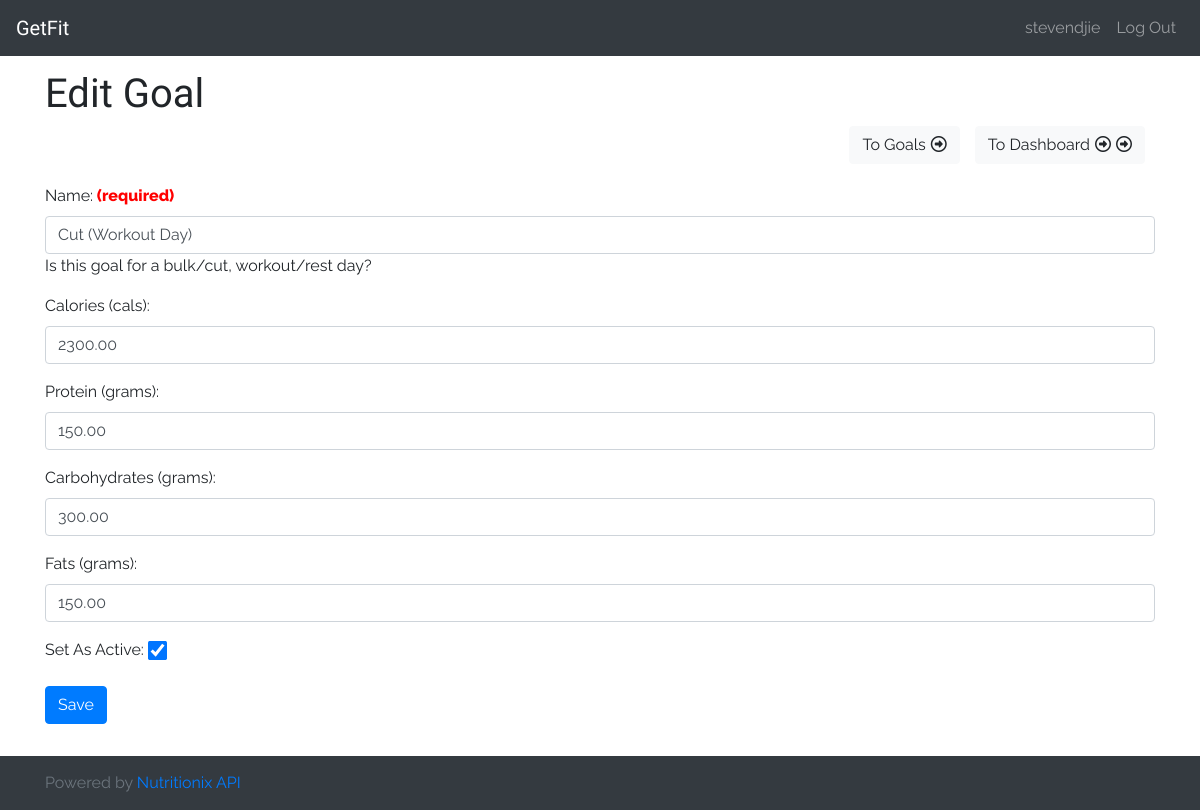
Screenshot of /counter/edit_goal/40/ (signed in) with the database file from the repository.
### counter/models.py (models this page shows, shortened)
class Goal(models.Model):
   protein = models.DecimalField(max_digits=15, decimal_places=2)
   carbohydrates = models.DecimalField(max_digits=15, decimal_places=2)
   fats = models.DecimalField(max_digits=15, decimal_places=2)
   calories = models.DecimalField(max_digits=15, decimal_places=2)
   name = models.CharField(max_length=200, blank=False)
   isActive = models.BooleanField(default=False)
   dateAdded = models.DateTimeField(auto_now=True, null=True)

### counter/views/goal_views.py (the view, shortened to what this page needs)
# urls.py: url(r'^edit_goal/(?P<pk>\d+)/$', views.editGoal, name='editGoal'),
@login_required
def editGoal(request, pk):
    toBeEdited = Goal.objects.get(id=pk)
    if request.method == 'GET':
        form=GoalForm(instance=toBeEdited)
        context = {
            'form' : form,
            'toBeEdited' : toBeEdited,
        }
        return render(request, 'counter/edit_goal.html', context=context)

### counter/models.py
class GoalForm(ModelForm):
    class Meta:
        model = Goal
        fields = ['name', 'calories', 'protein', 'carbohydrates', 'fats', 'isActive']
        labels = {
            'name' : 'Name',
            'calories' : 'Calories (cals)',
            'protein' : 'Protein (grams)',
            'carbohydrates' : 'Carbohydrates (grams)',
            'fats' : 'Fats (grams)',
            'isActive' : 'Set As Active'
        }
        help_texts = {
            'name': 'Is this goal for a bulk/cut, workout/rest day?',
        }
        error_messages = {
            'name': {
                'max_length': "Name is too long.",
                'blank' : "This field is required.",
            },
        }
    def __init__(self, *args, **kwargs):
        super(GoalForm, self).__init__(*args, **kwargs)
        fields = ['calories', 'protein', 'carbohydrates', 'fats', 'isActive']
        for f in self.fields:
            self.fields[f].required = False

### counter/templates/counter/edit_goal.html (shortened to what this page needs)
{% extends 'counter/base.html' %}
{% block body %}
<h1>Edit Goal</h1>
<div class="button-panel d-flex flex-row-reverse">
    <a href="{% url 'counter:index' %}" class="secondButton"><button name="newGoal" class="btn btn-light">To Dashboard<i class="fa fa-arrow-circle-o-right" aria-hidden="true"></i><i class="fa fa-arrow-circle-o-right" aria-hidden="true"></i></button></a>
    <a href="{% url 'counter:viewGoals' %}"><button name="newGoal" class="btn btn-light">To Goals<i class="fa fa-arrow-circle-o-right" aria-hidden="true"></i></button></a>
</div>
<form action="{% url 'counter:editGoal' toBeEdited.id %}" method="post">
{{ form.as_p }}
<button name="submit" class="btn btn-primary">Save</button>
</form>
{% endblock %}

### counter/templates/counter/base.html (shortened to what this page needs)
<html lang="en">
<head>
    {% load static %}
    <link rel="stylesheet" href="https://maxcdn.bootstrapcdn.com/bootstrap/4.0.0-beta.3/css/bootstrap.min.css">
    <link href="{% static 'counter/main.css' %}" rel="stylesheet" type="text/css">
</head>
<body>
    <div id="container">
        <header>
            <nav class="navbar navbar-expand-md navbar-dark fixed-top bg-dark">
                      <a class="navbar-brand" href="{% url 'counter:index' %}">GetFit</a>
                      <div class="collapse navbar-collapse" id="navbarCollapse">
                          <ul class="navbar-nav navbar-right">
                          {% if user.is_authenticated %}
                          <li class="nav-item">
                            <a class="nav-link" href="{% url 'counter:index' %}">{{user.username}}</a>
                          </li>
                          <li class="nav-item">
                            <a class="nav-link" href="{% url 'logout' %}">Log Out</a>
                          </li>
                              {% endif %}
                        </ul>
                      </div>
                    </nav>
        </header>
        <main role="main">
            <div class="container">
    {% block body %}
    {% endblock %}
            </div>
        </main>
        <footer class="footer bg-dark">
          <div class="container attribution">
            <span class="text-muted align-middle">Powered by <a href="https://www.nutritionix.com/business/api" target="_blank" >Nutritionix API</a></span>
          </div>
        </footer>
    </div>
</body>
</html>

### counter/static/counter/main.css (style rules this page uses)
body { font-family: 'Raleway', sans-serif; padding-top: 70px; padding-bottom: 70px; position: relative; }
.navbar-brand { font-family: 'Satisfy', cursive; }
h1 { font-family: 'Cabin Sketch', cursive; }
.button-panel { margin-bottom: 20px; }
input[type=checkbox] { transform: scale(1.5); position: relative; top: 2px; left: 3px; }
.card-btn, { margin-left: 10px; }
.btn { margin-right: 10px; }
.fa-arrow-circle-o-right { margin-left: 5px; }
a { margin-left: 5px; }
a:first-child { margin-left: 0px; }
.secondButton { margin-left: 5px !important; }
footer { position: absolute; bottom: 0; left: 0; right: 0; }
.attribution { padding-top: 15px; padding-bottom: 15px; }

### rows the page displays
Goal: name "Cut (Workout Day)", calories "2300.00", protein "150.00", carbohydrates "300.00", fats "150.00", isActive "☑"

### other values shown
{{ user.username }} "stevendjie"
